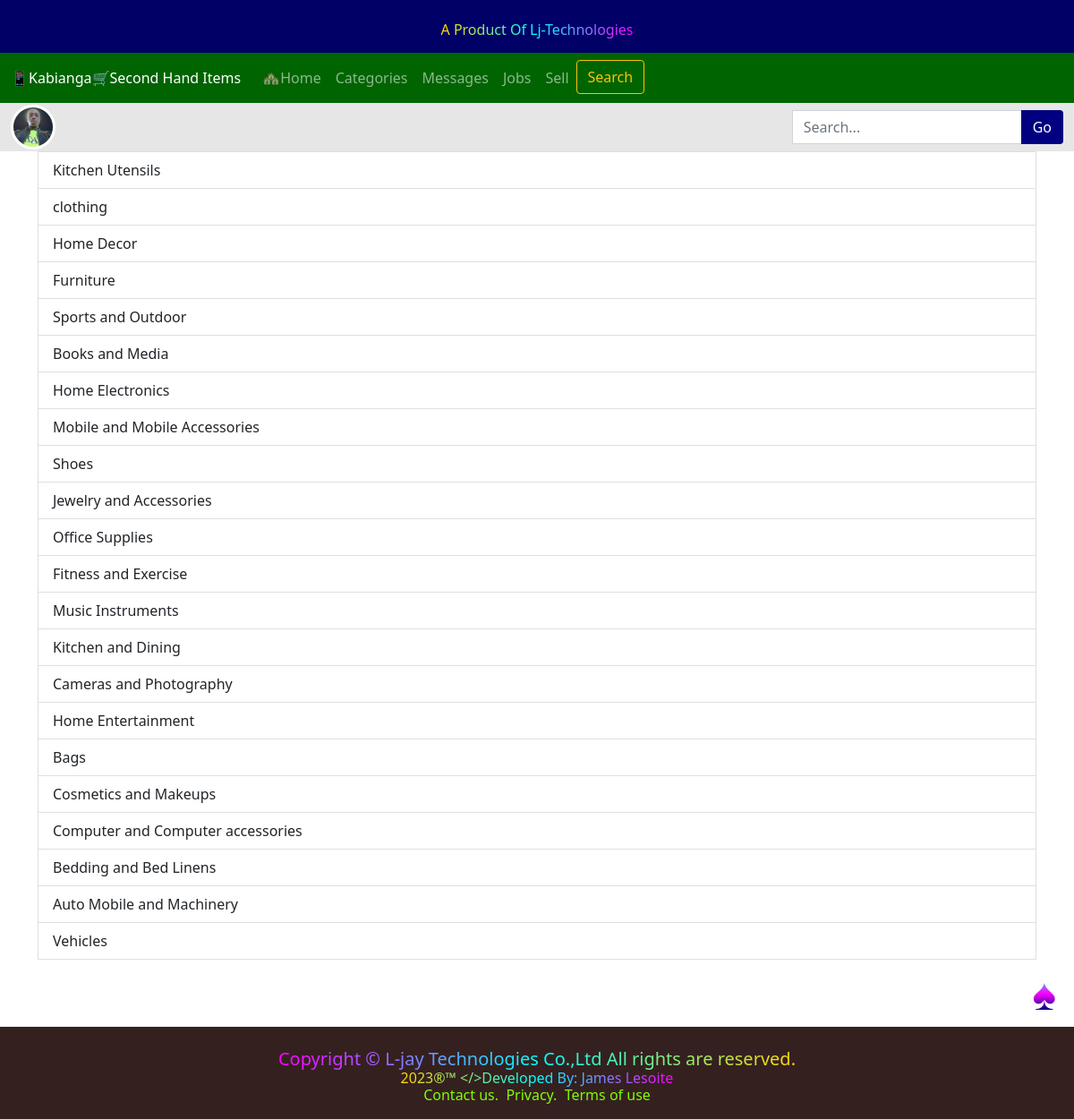
The app's page /categories (signed in) with its own data.
### shop/models.py (models this page shows, shortened)
class Category(models.Model):
	ProductCategory = models.CharField(max_length=100,null=True,blank=True,
	)

### shop/views.py (the view)
# urls.py: path('categories', views.categories, name="categories"),
@login_required
def categories(request):
    categories = Category.objects.all()
    context = {
        'categories':categories
    }
    return render(request, 'categories.html',context)

### shop/templates/categories.html
{% extends 'base.html' %}
{% load static %}
{% block content %}
    <div class="container">
        {% for group in categories %}
            <a href="{% url 'show_category' group.id %}" class="list-group-item list-group-item-action">{{group.ProductCategory}}</a>
        {% endfor %}
    </div>
{% endblock %}

### records on screen
Category: ProductCategory "Kitchen Utensils"
Category: ProductCategory "clothing"
Category: ProductCategory "Home Decor"
Category: ProductCategory "Furniture"
Category: ProductCategory "Sports and Outdoor"
Category: ProductCategory "Books and Media"
Category: ProductCategory "Home Electronics"
Category: ProductCategory "Mobile and Mobile Accessories"
Category: ProductCategory "Shoes"
Category: ProductCategory "Jewelry and Accessories"
Category: ProductCategory "Office Supplies"
Category: ProductCategory "Fitness and Exercise"
Category: ProductCategory "Music Instruments"
Category: ProductCategory "Kitchen and Dining"
Category: ProductCategory "Cameras and Photography"
Category: ProductCategory "Home Entertainment"
Category: ProductCategory "Bags"
Category: ProductCategory "Cosmetics and Makeups"
Category: ProductCategory "Computer and Computer accessories"
Category: ProductCategory "Bedding and Bed Linens"
Category: ProductCategory "Auto Mobile and Machinery"
Category: ProductCategory "Vehicles"
